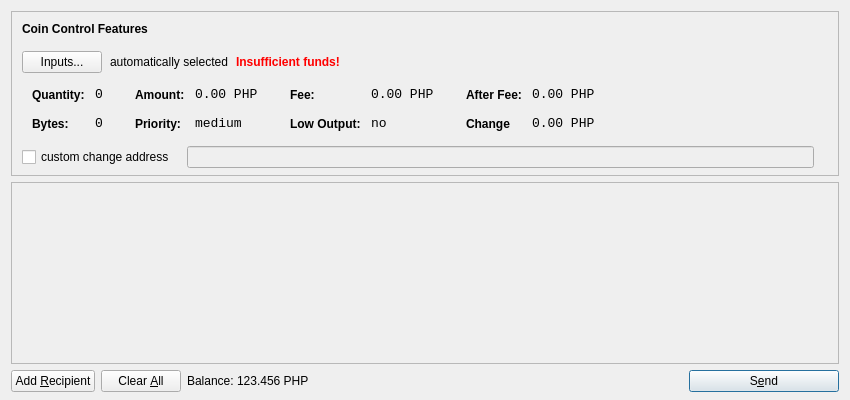
<?xml version="1.0" encoding="UTF-8"?>
<ui version="4.0">
 <class>SendCoinsDialog</class>
 <widget class="QDialog" name="SendCoinsDialog">
  <property name="geometry">
   <rect>
    <x>0</x>
    <y>0</y>
    <width>850</width>
    <height>400</height>
   </rect>
  </property>
  <property name="windowTitle">
   <string>Send Coins</string>
  </property>
  <layout class="QVBoxLayout" name="verticalLayout" stretch="0,1,0">
   <property name="bottomMargin">
    <number>8</number>
   </property>
   <item>
    <widget class="QFrame" name="frameCoinControl">
     <property name="sizePolicy">
      <sizepolicy hsizetype="Expanding" vsizetype="Expanding">
       <horstretch>0</horstretch>
       <verstretch>0</verstretch>
      </sizepolicy>
     </property>
     <property name="maximumSize">
      <size>
       <width>16777215</width>
       <height>16777215</height>
      </size>
     </property>
     <property name="frameShape">
      <enum>QFrame::StyledPanel</enum>
     </property>
     <property name="frameShadow">
      <enum>QFrame::Sunken</enum>
     </property>
     <layout class="QVBoxLayout" name="verticalLayoutCoinControl2">
      <property name="spacing">
       <number>-1</number>
      </property>
      <property name="leftMargin">
       <number>0</number>
      </property>
      <property name="topMargin">
       <number>0</number>
      </property>
      <property name="rightMargin">
       <number>0</number>
      </property>
      <property name="bottomMargin">
       <number>6</number>
      </property>
      <item>
       <layout class="QVBoxLayout" name="verticalLayoutCoinControl" stretch="0,0,0,0,1">
        <property name="spacing">
         <number>0</number>
        </property>
        <property name="leftMargin">
         <number>10</number>
        </property>
        <property name="topMargin">
         <number>10</number>
        </property>
        <item>
         <layout class="QHBoxLayout" name="horizontalLayoutCoinControl1">
          <property name="bottomMargin">
           <number>15</number>
          </property>
          <item>
           <widget class="QLabel" name="labelCoinControlFeatures">
            <property name="sizePolicy">
             <sizepolicy hsizetype="Preferred" vsizetype="Maximum">
              <horstretch>0</horstretch>
              <verstretch>0</verstretch>
             </sizepolicy>
            </property>
            <property name="font">
             <font>
              <weight>75</weight>
              <bold>true</bold>
             </font>
            </property>
            <property name="styleSheet">
             <string notr="true">font-weight:bold;</string>
            </property>
            <property name="text">
             <string>Coin Control Features</string>
            </property>
           </widget>
          </item>
         </layout>
        </item>
        <item>
         <layout class="QHBoxLayout" name="horizontalLayoutCoinControl2" stretch="0,0,0,0">
          <property name="spacing">
           <number>8</number>
          </property>
          <property name="bottomMargin">
           <number>10</number>
          </property>
          <item>
           <widget class="QPushButton" name="pushButtonCoinControl">
            <property name="styleSheet">
             <string notr="true"/>
            </property>
            <property name="text">
             <string>Inputs...</string>
            </property>
           </widget>
          </item>
          <item>
           <widget class="QLabel" name="labelCoinControlAutomaticallySelected">
            <property name="text">
             <string>automatically selected</string>
            </property>
            <property name="margin">
             <number>5</number>
            </property>
           </widget>
          </item>
          <item>
           <widget class="QLabel" name="labelCoinControlInsuffFunds">
            <property name="font">
             <font>
              <weight>75</weight>
              <bold>true</bold>
             </font>
            </property>
            <property name="styleSheet">
             <string notr="true">color:red;font-weight:bold;</string>
            </property>
            <property name="text">
             <string>Insufficient funds!</string>
            </property>
            <property name="margin">
             <number>5</number>
            </property>
           </widget>
          </item>
          <item>
           <spacer name="horizontalSpacerCoinControl">
            <property name="orientation">
             <enum>Qt::Horizontal</enum>
            </property>
            <property name="sizeHint" stdset="0">
             <size>
              <width>40</width>
              <height>1</height>
             </size>
            </property>
           </spacer>
          </item>
         </layout>
        </item>
        <item>
         <widget class="QWidget" name="widgetCoinControl" native="true">
          <property name="sizePolicy">
           <sizepolicy hsizetype="Preferred" vsizetype="Preferred">
            <horstretch>0</horstretch>
            <verstretch>0</verstretch>
           </sizepolicy>
          </property>
          <property name="minimumSize">
           <size>
            <width>0</width>
            <height>0</height>
           </size>
          </property>
          <property name="styleSheet">
           <string notr="true"/>
          </property>
          <layout class="QHBoxLayout" name="horizontalLayoutCoinControl5">
           <property name="margin">
            <number>0</number>
           </property>
           <item>
            <layout class="QHBoxLayout" name="horizontalLayoutCoinControl3" stretch="0,0,0,1">
             <property name="spacing">
              <number>20</number>
             </property>
             <property name="topMargin">
              <number>0</number>
             </property>
             <property name="bottomMargin">
              <number>10</number>
             </property>
             <item>
              <layout class="QFormLayout" name="formLayoutCoinControl1">
               <property name="horizontalSpacing">
                <number>10</number>
               </property>
               <property name="verticalSpacing">
                <number>14</number>
               </property>
               <property name="leftMargin">
                <number>10</number>
               </property>
               <property name="topMargin">
                <number>4</number>
               </property>
               <property name="rightMargin">
                <number>6</number>
               </property>
               <item row="0" column="0">
                <widget class="QLabel" name="labelCoinControlQuantityText">
                 <property name="styleSheet">
                  <string notr="true">font-weight:bold;</string>
                 </property>
                 <property name="text">
                  <string>Quantity:</string>
                 </property>
                 <property name="margin">
                  <number>0</number>
                 </property>
                </widget>
               </item>
               <item row="0" column="1">
                <widget class="QLabel" name="labelCoinControlQuantity">
                 <property name="font">
                  <font>
                   <family>Monospace</family>
                   <pointsize>10</pointsize>
                  </font>
                 </property>
                 <property name="cursor">
                  <cursorShape>IBeamCursor</cursorShape>
                 </property>
                 <property name="contextMenuPolicy">
                  <enum>Qt::ActionsContextMenu</enum>
                 </property>
                 <property name="text">
                  <string>0</string>
                 </property>
                 <property name="margin">
                  <number>0</number>
                 </property>
                 <property name="textInteractionFlags">
                  <set>Qt::LinksAccessibleByMouse|Qt::TextSelectableByKeyboard|Qt::TextSelectableByMouse</set>
                 </property>
                </widget>
               </item>
               <item row="1" column="0">
                <widget class="QLabel" name="labelCoinControlBytesText">
                 <property name="styleSheet">
                  <string notr="true">font-weight:bold;</string>
                 </property>
                 <property name="text">
                  <string>Bytes:</string>
                 </property>
                </widget>
               </item>
               <item row="1" column="1">
                <widget class="QLabel" name="labelCoinControlBytes">
                 <property name="font">
                  <font>
                   <family>Monospace</family>
                   <pointsize>10</pointsize>
                  </font>
                 </property>
                 <property name="cursor">
                  <cursorShape>IBeamCursor</cursorShape>
                 </property>
                 <property name="contextMenuPolicy">
                  <enum>Qt::ActionsContextMenu</enum>
                 </property>
                 <property name="text">
                  <string>0</string>
                 </property>
                 <property name="textInteractionFlags">
                  <set>Qt::LinksAccessibleByMouse|Qt::TextSelectableByKeyboard|Qt::TextSelectableByMouse</set>
                 </property>
                </widget>
               </item>
              </layout>
             </item>
             <item>
              <layout class="QFormLayout" name="formLayoutCoinControl2">
               <property name="horizontalSpacing">
                <number>10</number>
               </property>
               <property name="verticalSpacing">
                <number>14</number>
               </property>
               <property name="leftMargin">
                <number>6</number>
               </property>
               <property name="topMargin">
                <number>4</number>
               </property>
               <property name="rightMargin">
                <number>6</number>
               </property>
               <item row="0" column="0">
                <widget class="QLabel" name="labelCoinControlAmountText">
                 <property name="styleSheet">
                  <string notr="true">font-weight:bold;</string>
                 </property>
                 <property name="text">
                  <string>Amount:</string>
                 </property>
                 <property name="margin">
                  <number>0</number>
                 </property>
                </widget>
               </item>
               <item row="0" column="1">
                <widget class="QLabel" name="labelCoinControlAmount">
                 <property name="font">
                  <font>
                   <family>Monospace</family>
                   <pointsize>10</pointsize>
                  </font>
                 </property>
                 <property name="cursor">
                  <cursorShape>IBeamCursor</cursorShape>
                 </property>
                 <property name="contextMenuPolicy">
                  <enum>Qt::ActionsContextMenu</enum>
                 </property>
                 <property name="text">
                  <string>0.00 PHP</string>
                 </property>
                 <property name="textInteractionFlags">
                  <set>Qt::LinksAccessibleByMouse|Qt::TextSelectableByKeyboard|Qt::TextSelectableByMouse</set>
                 </property>
                </widget>
               </item>
               <item row="1" column="0">
                <widget class="QLabel" name="labelCoinControlPriorityText">
                 <property name="styleSheet">
                  <string notr="true">font-weight:bold;</string>
                 </property>
                 <property name="text">
                  <string>Priority:</string>
                 </property>
                </widget>
               </item>
               <item row="1" column="1">
                <widget class="QLabel" name="labelCoinControlPriority">
                 <property name="font">
                  <font>
                   <family>Monospace</family>
                   <pointsize>10</pointsize>
                  </font>
                 </property>
                 <property name="cursor">
                  <cursorShape>IBeamCursor</cursorShape>
                 </property>
                 <property name="contextMenuPolicy">
                  <enum>Qt::ActionsContextMenu</enum>
                 </property>
                 <property name="text">
                  <string>medium</string>
                 </property>
                 <property name="textInteractionFlags">
                  <set>Qt::LinksAccessibleByMouse|Qt::TextSelectableByKeyboard|Qt::TextSelectableByMouse</set>
                 </property>
                </widget>
               </item>
              </layout>
             </item>
             <item>
              <layout class="QFormLayout" name="formLayoutCoinControl3">
               <property name="horizontalSpacing">
                <number>10</number>
               </property>
               <property name="verticalSpacing">
                <number>14</number>
               </property>
               <property name="leftMargin">
                <number>6</number>
               </property>
               <property name="topMargin">
                <number>4</number>
               </property>
               <property name="rightMargin">
                <number>6</number>
               </property>
               <item row="0" column="0">
                <widget class="QLabel" name="labelCoinControlFeeText">
                 <property name="styleSheet">
                  <string notr="true">font-weight:bold;</string>
                 </property>
                 <property name="text">
                  <string>Fee:</string>
                 </property>
                 <property name="margin">
                  <number>0</number>
                 </property>
                </widget>
               </item>
               <item row="0" column="1">
                <widget class="QLabel" name="labelCoinControlFee">
                 <property name="font">
                  <font>
                   <family>Monospace</family>
                   <pointsize>10</pointsize>
                  </font>
                 </property>
                 <property name="cursor">
                  <cursorShape>IBeamCursor</cursorShape>
                 </property>
                 <property name="contextMenuPolicy">
                  <enum>Qt::ActionsContextMenu</enum>
                 </property>
                 <property name="text">
                  <string>0.00 PHP</string>
                 </property>
                 <property name="textInteractionFlags">
                  <set>Qt::LinksAccessibleByMouse|Qt::TextSelectableByKeyboard|Qt::TextSelectableByMouse</set>
                 </property>
                </widget>
               </item>
               <item row="1" column="0">
                <widget class="QLabel" name="labelCoinControlLowOutputText">
                 <property name="styleSheet">
                  <string notr="true">font-weight:bold;</string>
                 </property>
                 <property name="text">
                  <string>Low Output:</string>
                 </property>
                </widget>
               </item>
               <item row="1" column="1">
                <widget class="QLabel" name="labelCoinControlLowOutput">
                 <property name="font">
                  <font>
                   <family>Monospace</family>
                   <pointsize>10</pointsize>
                  </font>
                 </property>
                 <property name="cursor">
                  <cursorShape>IBeamCursor</cursorShape>
                 </property>
                 <property name="contextMenuPolicy">
                  <enum>Qt::ActionsContextMenu</enum>
                 </property>
                 <property name="text">
                  <string>no</string>
                 </property>
                 <property name="textInteractionFlags">
                  <set>Qt::LinksAccessibleByMouse|Qt::TextSelectableByKeyboard|Qt::TextSelectableByMouse</set>
                 </property>
                </widget>
               </item>
              </layout>
             </item>
             <item>
              <layout class="QFormLayout" name="formLayoutCoinControl4">
               <property name="horizontalSpacing">
                <number>10</number>
               </property>
               <property name="verticalSpacing">
                <number>14</number>
               </property>
               <property name="leftMargin">
                <number>6</number>
               </property>
               <property name="topMargin">
                <number>4</number>
               </property>
               <property name="rightMargin">
                <number>6</number>
               </property>
               <item row="0" column="0">
                <widget class="QLabel" name="labelCoinControlAfterFeeText">
                 <property name="styleSheet">
                  <string notr="true">font-weight:bold;</string>
                 </property>
                 <property name="text">
                  <string>After Fee:</string>
                 </property>
                 <property name="margin">
                  <number>0</number>
                 </property>
                </widget>
               </item>
               <item row="0" column="1">
                <widget class="QLabel" name="labelCoinControlAfterFee">
                 <property name="font">
                  <font>
                   <family>Monospace</family>
                   <pointsize>10</pointsize>
                  </font>
                 </property>
                 <property name="cursor">
                  <cursorShape>IBeamCursor</cursorShape>
                 </property>
                 <property name="contextMenuPolicy">
                  <enum>Qt::ActionsContextMenu</enum>
                 </property>
                 <property name="text">
                  <string>0.00 PHP</string>
                 </property>
                 <property name="textInteractionFlags">
                  <set>Qt::LinksAccessibleByMouse|Qt::TextSelectableByKeyboard|Qt::TextSelectableByMouse</set>
                 </property>
                </widget>
               </item>
               <item row="1" column="0">
                <widget class="QLabel" name="labelCoinControlChangeText">
                 <property name="styleSheet">
                  <string notr="true">font-weight:bold;</string>
                 </property>
                 <property name="text">
                  <string>Change</string>
                 </property>
                </widget>
               </item>
               <item row="1" column="1">
                <widget class="QLabel" name="labelCoinControlChange">
                 <property name="font">
                  <font>
                   <family>Monospace</family>
                   <pointsize>10</pointsize>
                  </font>
                 </property>
                 <property name="cursor">
                  <cursorShape>IBeamCursor</cursorShape>
                 </property>
                 <property name="contextMenuPolicy">
                  <enum>Qt::ActionsContextMenu</enum>
                 </property>
                 <property name="text">
                  <string>0.00 PHP</string>
                 </property>
                 <property name="textInteractionFlags">
                  <set>Qt::LinksAccessibleByMouse|Qt::TextSelectableByKeyboard|Qt::TextSelectableByMouse</set>
                 </property>
                </widget>
               </item>
              </layout>
             </item>
            </layout>
           </item>
          </layout>
         </widget>
        </item>
        <item>
         <layout class="QHBoxLayout" name="horizontalLayoutCoinControl4" stretch="0,0,0">
          <property name="spacing">
           <number>12</number>
          </property>
          <property name="sizeConstraint">
           <enum>QLayout::SetDefaultConstraint</enum>
          </property>
          <property name="topMargin">
           <number>5</number>
          </property>
          <property name="rightMargin">
           <number>5</number>
          </property>
          <item>
           <widget class="QCheckBox" name="checkBoxCoinControlChange">
            <property name="text">
             <string>custom change address</string>
            </property>
           </widget>
          </item>
          <item>
           <widget class="QLineEdit" name="lineEditCoinControlChange">
            <property name="enabled">
             <bool>false</bool>
            </property>
            <property name="sizePolicy">
             <sizepolicy hsizetype="Expanding" vsizetype="Fixed">
              <horstretch>0</horstretch>
              <verstretch>0</verstretch>
             </sizepolicy>
            </property>
           </widget>
          </item>
          <item>
           <widget class="QLabel" name="labelCoinControlChangeLabel">
            <property name="sizePolicy">
             <sizepolicy hsizetype="Preferred" vsizetype="Expanding">
              <horstretch>0</horstretch>
              <verstretch>0</verstretch>
             </sizepolicy>
            </property>
            <property name="minimumSize">
             <size>
              <width>0</width>
              <height>0</height>
             </size>
            </property>
            <property name="text">
             <string/>
            </property>
            <property name="margin">
             <number>3</number>
            </property>
           </widget>
          </item>
         </layout>
        </item>
        <item>
         <spacer name="verticalSpacerCoinControl">
          <property name="orientation">
           <enum>Qt::Vertical</enum>
          </property>
          <property name="sizeHint" stdset="0">
           <size>
            <width>800</width>
            <height>1</height>
           </size>
          </property>
         </spacer>
        </item>
       </layout>
      </item>
     </layout>
    </widget>
   </item>
   <item>
    <widget class="QScrollArea" name="scrollArea">
     <property name="widgetResizable">
      <bool>true</bool>
     </property>
     <widget class="QWidget" name="scrollAreaWidgetContents">
      <property name="geometry">
       <rect>
        <x>0</x>
        <y>0</y>
        <width>830</width>
        <height>165</height>
       </rect>
      </property>
      <layout class="QVBoxLayout" name="verticalLayout_2">
       <property name="margin">
        <number>0</number>
       </property>
       <item>
        <layout class="QVBoxLayout" name="entries">
         <property name="spacing">
          <number>6</number>
         </property>
        </layout>
       </item>
       <item>
        <spacer name="verticalSpacer">
         <property name="orientation">
          <enum>Qt::Vertical</enum>
         </property>
         <property name="sizeHint" stdset="0">
          <size>
           <width>20</width>
           <height>40</height>
          </size>
         </property>
        </spacer>
       </item>
      </layout>
     </widget>
    </widget>
   </item>
   <item>
    <layout class="QHBoxLayout" name="horizontalLayout">
     <item>
      <widget class="QPushButton" name="addButton">
       <property name="toolTip">
        <string>Send to multiple recipients at once</string>
       </property>
       <property name="text">
        <string>Add &amp;Recipient</string>
       </property>
       <property name="icon">
        <iconset resource="../bitcoin.qrc">
         <normaloff>:/icons/add</normaloff>:/icons/add</iconset>
       </property>
       <property name="autoDefault">
        <bool>false</bool>
       </property>
      </widget>
     </item>
     <item>
      <widget class="QPushButton" name="clearButton">
       <property name="sizePolicy">
        <sizepolicy hsizetype="Minimum" vsizetype="Fixed">
         <horstretch>0</horstretch>
         <verstretch>0</verstretch>
        </sizepolicy>
       </property>
       <property name="toolTip">
        <string>Remove all transaction fields</string>
       </property>
       <property name="text">
        <string>Clear &amp;All</string>
       </property>
       <property name="icon">
        <iconset resource="../bitcoin.qrc">
         <normaloff>:/icons/remove</normaloff>:/icons/remove</iconset>
       </property>
       <property name="autoRepeatDelay">
        <number>300</number>
       </property>
       <property name="autoDefault">
        <bool>false</bool>
       </property>
      </widget>
     </item>
     <item>
      <layout class="QHBoxLayout" name="horizontalLayout_2">
       <property name="spacing">
        <number>3</number>
       </property>
       <item>
        <widget class="QLabel" name="label">
         <property name="sizePolicy">
          <sizepolicy hsizetype="Preferred" vsizetype="Fixed">
           <horstretch>0</horstretch>
           <verstretch>0</verstretch>
          </sizepolicy>
         </property>
         <property name="text">
          <string>Balance:</string>
         </property>
        </widget>
       </item>
       <item>
        <widget class="QLabel" name="labelBalance">
         <property name="sizePolicy">
          <sizepolicy hsizetype="Preferred" vsizetype="Fixed">
           <horstretch>0</horstretch>
           <verstretch>0</verstretch>
          </sizepolicy>
         </property>
         <property name="cursor">
          <cursorShape>IBeamCursor</cursorShape>
         </property>
         <property name="text">
          <string>123.456 PHP</string>
         </property>
         <property name="textInteractionFlags">
          <set>Qt::LinksAccessibleByMouse|Qt::TextSelectableByKeyboard|Qt::TextSelectableByMouse</set>
         </property>
        </widget>
       </item>
      </layout>
     </item>
     <item>
      <spacer name="horizontalSpacer">
       <property name="orientation">
        <enum>Qt::Horizontal</enum>
       </property>
       <property name="sizeHint" stdset="0">
        <size>
         <width>40</width>
         <height>20</height>
        </size>
       </property>
      </spacer>
     </item>
     <item>
      <widget class="QPushButton" name="sendButton">
       <property name="minimumSize">
        <size>
         <width>150</width>
         <height>0</height>
        </size>
       </property>
       <property name="toolTip">
        <string>Confirm the send action</string>
       </property>
       <property name="text">
        <string>S&amp;end</string>
       </property>
       <property name="icon">
        <iconset resource="../bitcoin.qrc">
         <normaloff>:/icons/send</normaloff>:/icons/send</iconset>
       </property>
       <property name="default">
        <bool>true</bool>
       </property>
      </widget>
     </item>
    </layout>
   </item>
  </layout>
 </widget>
 <resources>
  <include location="../bitcoin.qrc"/>
 </resources>
 <connections/>
</ui>
